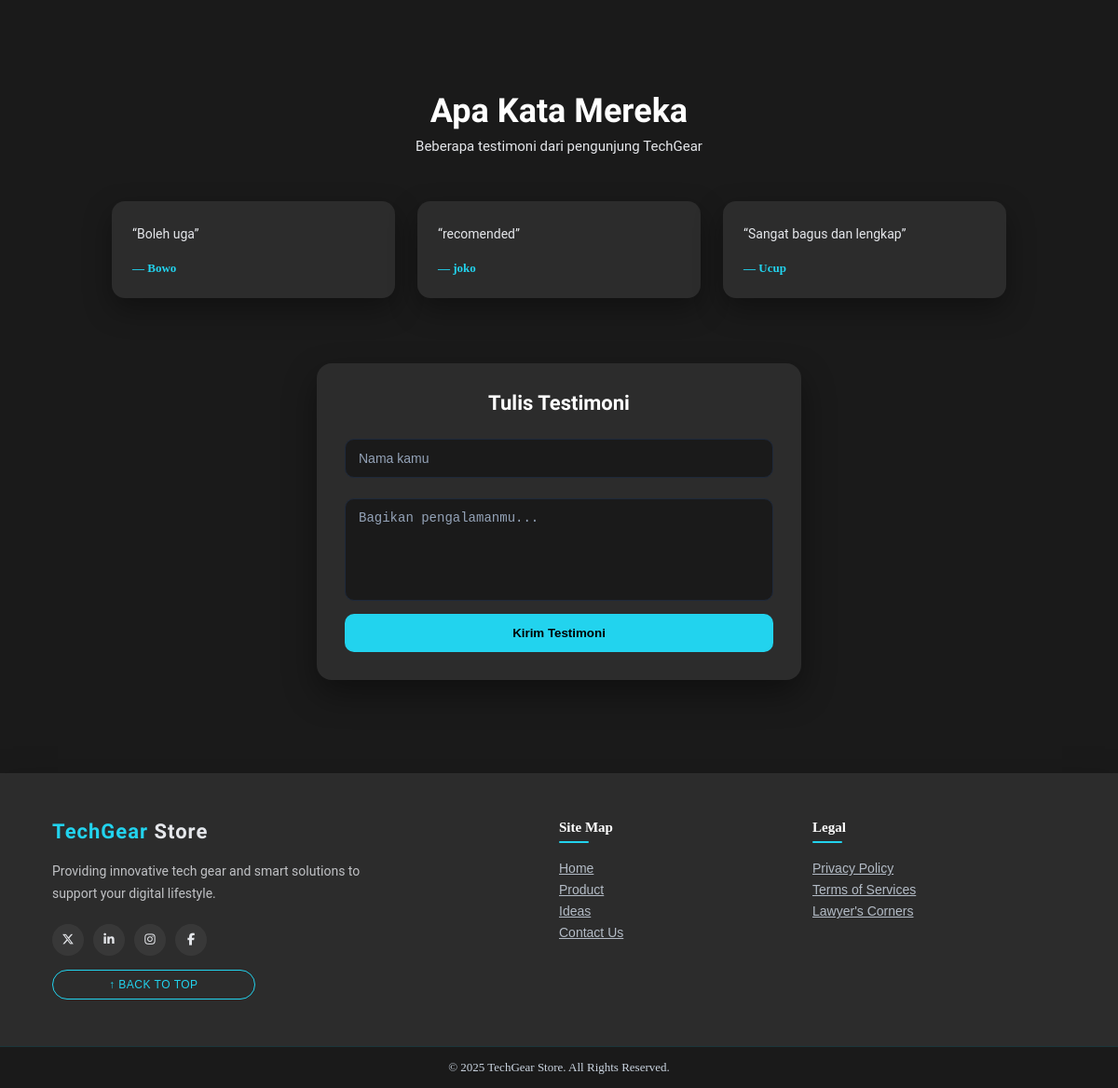
Before: / (lower part) with the older database file.
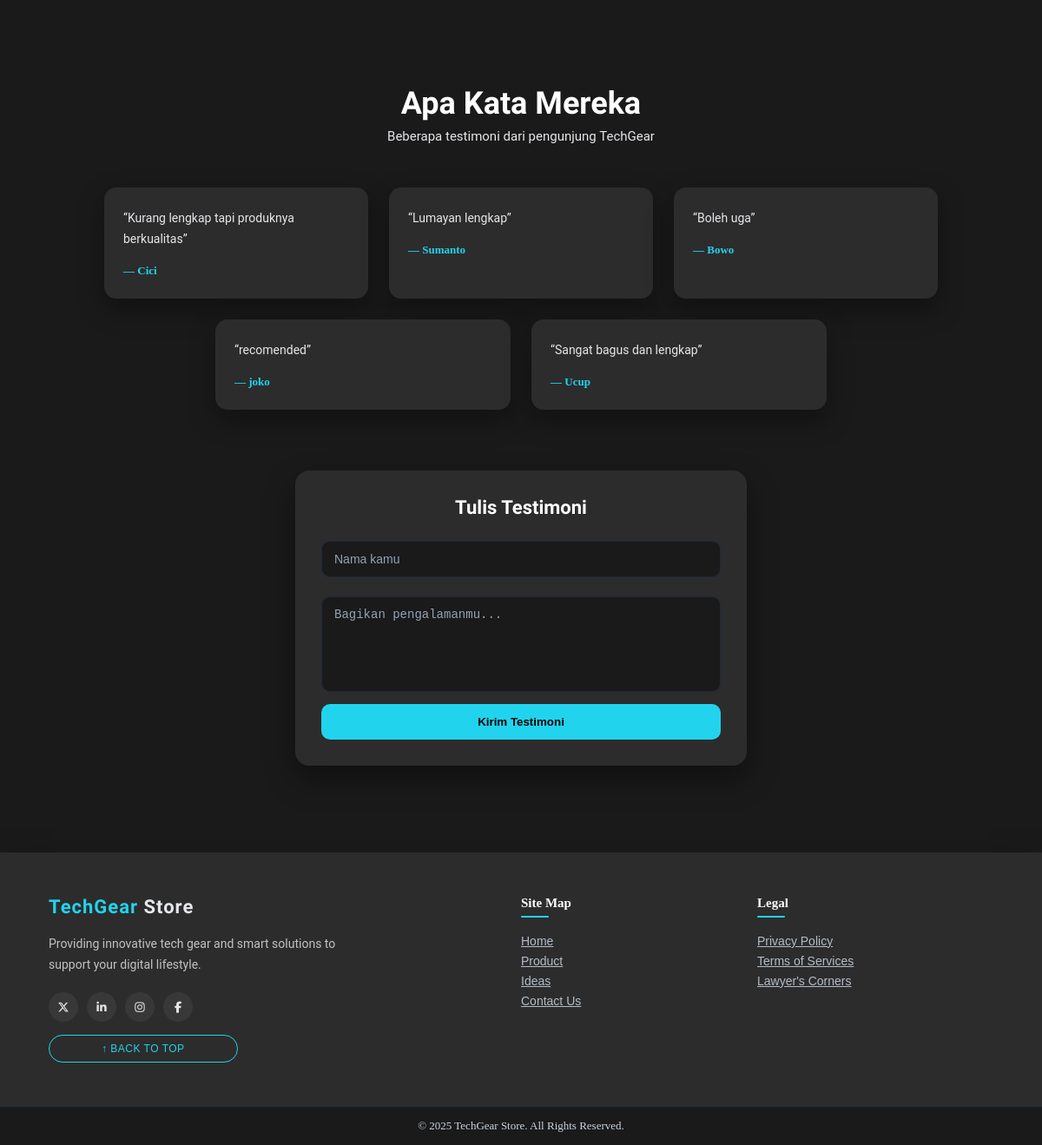
After: the same page with the newer database file.
### tables this page shows
CREATE TABLE `testimonials` (
  `id` int(11) NOT NULL,
  `nama` varchar(50) NOT NULL,
  `pesan` text NOT NULL,
  `created_at` datetime DEFAULT current_timestamp()
);

### index.php (the view, shortened to what this page needs)
<?php
include 'config/koneksi.php';
?>
<?php include 'includes/meta.php'; ?>
<?php include 'includes/header.php'; ?>
<main class="container-home">
    <section class="section-testimoni" id="testimoni">
        <h2>Apa Kata Mereka</h2>
        <p class="subtitle">Beberapa testimoni dari pengunjung TechGear</p>
        <div class="testimoni-list">
            <?php
            $q = mysqli_query($conn, "SELECT * FROM testimonials ORDER BY created_at DESC LIMIT 6");
            while ($t = mysqli_fetch_assoc($q)) {
            ?>
                <div class="testi-card">
                    <p class="pesan">“<?= htmlspecialchars($t['pesan']); ?>”</p>
                    <span class="nama">— <?= htmlspecialchars($t['nama']); ?></span>
                </div>
            <?php } ?>
        </div>
        <div class="testimoni-form">
            <h3>Tulis Testimoni</h3>
            <form method="POST">
                <input type="text" name="nama" placeholder="Nama kamu" required maxlength="40">
                <textarea name="pesan" placeholder="Bagikan pengalamanmu..." maxlength="200" required></textarea>
                <button type="submit" name="kirim_testi">Kirim Testimoni</button>
            </form>
        </div>
    </section>
</main>
<?php include 'includes/footer.php'; ?>

Changed rows visible on the page:
added testimonials: pesan "Kurang lengkap tapi produknya berkualitas", nama "Cici"
added testimonials: pesan "Lumayan lengkap", nama "Sumanto"
